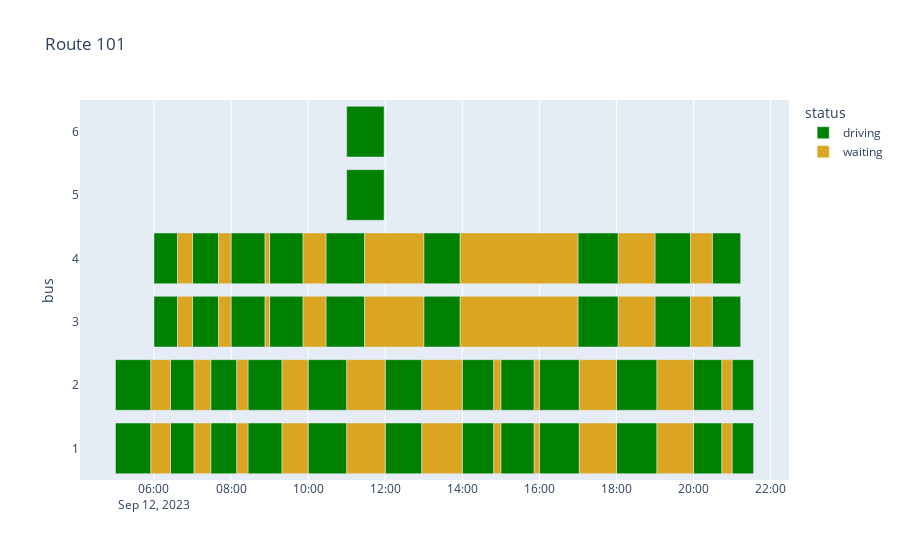

The notebook cell saved with this chart:
### Code cell
import plotly.express as px
def calculate_differences(group_df):
    group_df['waiting_time'] = (group_df['Departure_Time'].shift(-1) - group_df['Arrival_Time']).dt.seconds/60
    group_df['Departure_Time']= group_df['Arrival_Time']
    group_df['Arrival_Time']=group_df['Departure_Time']+pd.to_timedelta(group_df['waiting_time'],unit='m')
    return group_df

# Apply the function within each group
result_df = df_x.groupby(['Bus_Route','bus']).apply(calculate_differences)
result_df=result_df[[
    'Direction','Bus_Route','Departure_Time','Arrival_Time','Departure_Terminal','Arrival_Terminal','Distance_km','hour','Runtime_mins','bus'
]]
result_df['status']='waiting'
df_x['status']='driving'
df_driving_waiting=pd.concat([df_x,result_df]).sort_values(by=['Bus_Route','bus','Departure_Time'])

route_of_interest=101
px.timeline(df_driving_waiting[df_driving_waiting['Bus_Route']==route_of_interest],
            x_start='Departure_Time',
            x_end='Arrival_Time',
            y='bus',
            color='status',hover_data=['Direction'],
            color_discrete_map=({'driving':'green','waiting':'goldenrod'}),
           title=f"Route {route_of_interest}")

### Figure 1 — Plotly figure (JSON) as saved in the notebook; plotly's stock layout.template omitted (floating-point values rounded to 4 significant figures)
{"data": [{"alignmentgroup": "True", "base": ["2023-09-12T05:00:00", "2023-09-12T06:25:42.857143", "2023-09-12T07:28:25.263158", "2023-09-12T08:26:20.487805", "2023-09-12T10:00:00", "2023-09-12T12:00:00", "2023-09-12T14:00:00", "2023-09-12T15:00:00", "2023-09-12T16:00:00", "2023-09-12T18:00:00", "2023-09-12T20:00:00", "2023-09-12T21:00:00", "2023-09-12T05:00:00", "2023-09-12T06:25:42.857143", "2023-09-12T07:28:25.263158", "2023-09-12T08:26:20.487805", "2023-09-12T10:00:00", "2023-09-12T12:00:00", "2023-09-12T14:00:00", "2023-09-12T15:00:00", "2023-09-12T16:00:00", "2023-09-12T18:00:00", "2023-09-12T20:00:00", "2023-09-12T21:00:00", "2023-09-12T06:00:00", "2023-09-12T07:00:00", "2023-09-12T08:00:00", "2023-09-12T09:00:00", "2023-09-12T10:27:41.538462", "2023-09-12T13:00:00", "2023-09-12T17:00:00", "2023-09-12T19:00:00", "2023-09-12T20:29:11.351351", "2023-09-12T06:00:00", "2023-09-12T07:00:00", "2023-09-12T08:00:00", "2023-09-12T09:00:00", "2023-09-12T10:27:41.538462", "2023-09-12T13:00:00", "2023-09-12T17:00:00", "2023-09-12T19:00:00", "2023-09-12T20:29:11.351351", "2023-09-12T11:00:00", "2023-09-12T11:00:00"], "customdata": [["Outbound"], ["Inbound"], ["Outbound"], ["Inbound"], ["Outbound"], ["Inbound"], ["Outbound"], ["Inbound"], ["Outbound"], ["Inbound"], ["Outbound"], ["Inbound"], ["Inbound"], ["Outbound"], ["Inbound"], ["Outbound"], ["Inbound"], ["Outbound"], ["Inbound"], ["Outbound"], ["Inbound"], ["Outbound"], ["Inbound"], ["Outbound"], ["Outbound"], ["Inbound"], ["Outbound"], ["Inbound"], ["Outbound"], ["Inbound"], ["Outbound"], ["Inbound"], ["Outbound"], ["Inbound"], ["Outbound"], ["Inbound"], ["Outbound"], ["Inbound"], ["Outbound"], ["Inbound"], ["Outbound"], ["Inbound"], ["Inbound"], ["Outbound"]], "hovertemplate": "status=driving<br>Departure_Time=%{base}<br>Arrival_Time=%{x}<br>bus=%{y}<br>Direction=%{customdata[0]}<extra></extra>", "legendgroup": "driving", "marker": {"color": "green", "pattern": {"shape": ""}}, "name": "driving", "offsetgroup": "driving", "orientation": "h", "showlegend": true, "textposition": "auto", "type": "bar", "x": [3308166, 2203989, 2431748, 3181700, 3612407, 3419266, 2941311, 3118851, 3733175, 3785525, 2649779, 2006809, 3308166, 2203989, 2431748, 3181700, 3612407, 3419266, 2941311, 3118851, 3733175, 3785525, 2649779, 2006809, 2203989, 2431748, 3181700, 3131694, 3612407, 3403742, 3768644, 3324906, 2649779, 2203989, 2431748, 3181700, 3131694, 3612407, 3403742, 3768644, 3324906, 2649779, 3496285, 3496285], "xaxis": "x", "y": [1, 1, 1, 1, 1, 1, 1, 1, 1, 1, 1, 1, 2, 2, 2, 2, 2, 2, 2, 2, 2, 2, 2, 2, 3, 3, 3, 3, 3, 3, 3, 3, 3, 4, 4, 4, 4, 4, 4, 4, 4, 4, 5, 6], "yaxis": "y"}, {"alignmentgroup": "True", "base": ["2023-09-12T05:55:08.166666", "2023-09-12T07:02:26.846341", "2023-09-12T08:08:57.011174", "2023-09-12T09:19:22.187805", "2023-09-12T11:00:12.407407", "2023-09-12T12:56:59.266667", "2023-09-12T14:49:01.311111", "2023-09-12T15:51:58.851852", "2023-09-12T17:02:13.175000", "2023-09-12T19:03:05.525000", "2023-09-12T20:44:09.779100", "2023-09-12T21:33:26.809524", "2023-09-12T05:55:08.166666", "2023-09-12T07:02:26.846341", "2023-09-12T08:08:57.011174", "2023-09-12T09:19:22.187805", "2023-09-12T11:00:12.407407", "2023-09-12T12:56:59.266667", "2023-09-12T14:49:01.311111", "2023-09-12T15:51:58.851852", "2023-09-12T17:02:13.175000", "2023-09-12T19:03:05.525000", "2023-09-12T20:44:09.779100", "2023-09-12T21:33:26.809524", "2023-09-12T06:36:43.989198", "2023-09-12T07:40:31.748016", "2023-09-12T08:53:01.700000", "2023-09-12T09:52:11.694444", "2023-09-12T11:27:53.945869", "2023-09-12T13:56:43.742593", "2023-09-12T18:02:48.644444", "2023-09-12T19:55:24.906250", "2023-09-12T21:13:21.130451", "2023-09-12T06:36:43.989198", "2023-09-12T07:40:31.748016", "2023-09-12T08:53:01.700000", "2023-09-12T09:52:11.694444", "2023-09-12T11:27:53.945869", "2023-09-12T13:56:43.742593", "2023-09-12T18:02:48.644444", "2023-09-12T19:55:24.906250", "2023-09-12T21:13:21.130451", "2023-09-12T11:58:16.285185", "2023-09-12T11:58:16.285185"], "customdata": [["Outbound"], ["Inbound"], ["Outbound"], ["Inbound"], ["Outbound"], ["Inbound"], ["Outbound"], ["Inbound"], ["Outbound"], ["Inbound"], ["Outbound"], ["Inbound"], ["Inbound"], ["Outbound"], ["Inbound"], ["Outbound"], ["Inbound"], ["Outbound"], ["Inbound"], ["Outbound"], ["Inbound"], ["Outbound"], ["Inbound"], ["Outbound"], ["Outbound"], ["Inbound"], ["Outbound"], ["Inbound"], ["Outbound"], ["Inbound"], ["Outbound"], ["Inbound"], ["Outbound"], ["Inbound"], ["Outbound"], ["Inbound"], ["Outbound"], ["Inbound"], ["Outbound"], ["Inbound"], ["Outbound"], ["Inbound"], ["Inbound"], ["Outbound"]], "hovertemplate": "status=waiting<br>Departure_Time=%{base}<br>Arrival_Time=%{x}<br>bus=%{y}<br>Direction=%{customdata[0]}<extra></extra>", "legendgroup": "waiting", "marker": {"color": "goldenrod", "pattern": {"shape": ""}}, "name": "waiting", "offsetgroup": "waiting", "orientation": "h", "showlegend": true, "textposition": "auto", "type": "bar", "x": [1834000, 1558000, 1042999, 2437000, 3586999, 3780000, 658000, 481000, 3466000, 3414000, 949999, null, 1834000, 1558000, 1042999, 2437000, 3586999, 3780000, 658000, 481000, 3466000, 3414000, 949999, null, 1396000, 1168000, 418000, 2128999, 5526000, 10996000, 3430999, 2026000, null, 1396000, 1168000, 418000, 2128999, 5526000, 10996000, 3430999, 2026000, null, null, null], "xaxis": "x", "y": [1, 1, 1, 1, 1, 1, 1, 1, 1, 1, 1, 1, 2, 2, 2, 2, 2, 2, 2, 2, 2, 2, 2, 2, 3, 3, 3, 3, 3, 3, 3, 3, 3, 4, 4, 4, 4, 4, 4, 4, 4, 4, 5, 6], "yaxis": "y"}], "layout": {"barmode": "overlay", "legend": {"title": {"text": "status"}, "tracegroupgap": 0}, "title": {"text": "Route 101"}, "xaxis": {"anchor": "y", "domain": [0, 1], "type": "date"}, "yaxis": {"anchor": "x", "domain": [0, 1], "title": {"text": "bus"}}}}
